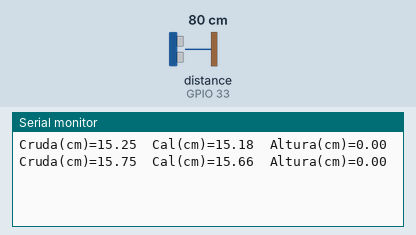
Recording of a sketch running on a simulated ESP32. Shown: the last lines printed to the serial monitor. Wiring (inferred from the names in the program): ultrasonic range finder: trigger GPIO 32; echo GPIO 33. Inputs (shaded band) come from the test bench; at power-on: distance to the obstacle (sensor on GPIO 33) 80 cm. The echo pulse lasts 58.3 µs per cm.

Above: at 1.2 s.
1.3 s: distance to the obstacle (sensor on GPIO 33) set to 2 cm
At 1.74 s:
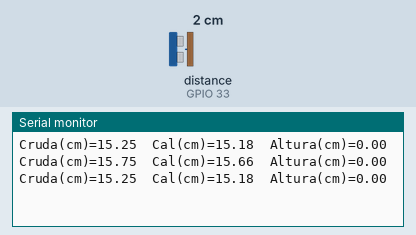
2.8 s: distance to the obstacle (sensor on GPIO 33) set to 18 cm
At 3.03 s:
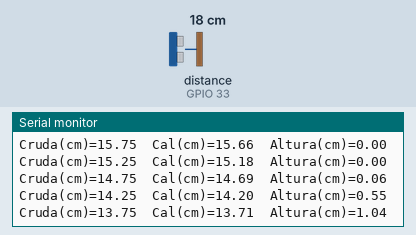
Timing chart, 0 to 5.8 s (numbered marks = the images above; inputs shaded):
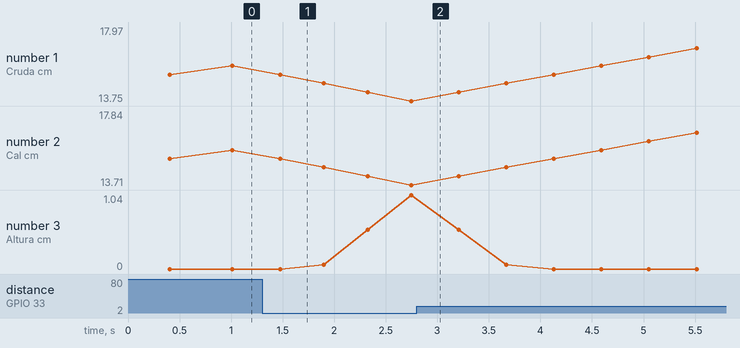

Measured:
- plotted number 1: 15.75 → 13.75 after the input at 1.3 s, 13.75 → 17.97 after the input at 2.8 s
- plotted number 2: 15.66 → 13.71 after the input at 1.3 s, 13.71 → 17.84 after the input at 2.8 s
- plotted number 3: 0 → 1.04 after the input at 1.3 s

The sketch:

Test_Sensor.ino
```cpp
#include <math.h>

const int TRIG = 32;
const int ECHO = 33;

float distancia;
float altura;

const int   N_SAMPLES   = 40;     // ráfaga por ciclo
const int   TIMEOUT_US  = 30000;  // 30 ms
const float MIN_CM      = 1.5;    // rango válido (ajusta a tu tanque)
const float MAX_CM      = 200.0;
const float MAD_K       = 2.5;    // umbral de outliers
const float TRIM_FRAC   = 0.10;   // 10% media recortada
const float EMA_ALPHA   = 0.30;   // suavizado
const float MAX_DELTA   = 0.50;   // cm por ciclo

float distancia_filtrada = 14.75; // estado inicial para EMA

void setup() {
  pinMode(TRIG, OUTPUT);
  pinMode(ECHO, INPUT);
  digitalWrite(TRIG, LOW);
  Serial.begin(9600);
}

void loop() {
  // 1) Distancia robusta (cruda, cm)
  float d_cruda = medirDistanciaRobusta();

  // 2) Distancia calibrada via regresión: y = 4.365*ln(x) - 1.5146
  float d_cal = d_cruda;
  if (d_cruda > 0.01f) {                        // evita log(0)
    d_cal = 0.9773f*(d_cruda) + 0.2722f;    // ln() natural
  }
  if (d_cal < 0) d_cal = 0;                     // recorte a 0 cm

  // 3) Asigna distancia final y calcula altura
  distancia = d_cal;
  altura = 14.75f - distancia;
  if (altura < 0) altura = 0;

  // Log útil
  Serial.print("Cruda(cm)=");    Serial.print(d_cruda, 2);
  Serial.print("  Cal(cm)=");    Serial.print(distancia, 2);
  Serial.print("  Altura(cm)="); Serial.println(altura, 2);

  delay(200);
}

// Función de medición robusta
float medirDistanciaRobusta() {
  // 0.0343 cm/us ≈ velocidad del sonido a ~20–25°C
  const float CM_PER_US = 0.0343;

  float vals[N_SAMPLES];
  int k = 0;

  // 1) Recolectar N lecturas válidas
  for (int i = 0; i < N_SAMPLES; i++) {
    // Trigger
    digitalWrite(TRIG, LOW);
    delayMicroseconds(3);
    digitalWrite(TRIG, HIGH);
    delayMicroseconds(10);
    digitalWrite(TRIG, LOW);

    long t = pulseIn(ECHO, HIGH, TIMEOUT_US); // us
    if (t > 0) {
      float d = (t * CM_PER_US) / 2.0; // ida y vuelta -> /2
      if (d >= MIN_CM && d <= MAX_CM) vals[k++] = d;
    }
    delay(5);
  }

  // Si hay muy pocas válidas, devuelve el último valor estable
  if (k < 5) return distancia_filtrada;

  // 2) Ordenar (inserción; k<=40)
  float sorted[N_SAMPLES];
  for (int i = 0; i < k; i++) sorted[i] = vals[i];
  for (int i = 1; i < k; i++) {
    float key = sorted[i]; int j = i - 1;
    while (j >= 0 && sorted[j] > key) { sorted[j+1] = sorted[j]; j--; }
    sorted[j+1] = key;
  }

  // Mediana
  float med = (k % 2) ? sorted[k/2] : 0.5f*(sorted[k/2-1] + sorted[k/2]);

  // 3) MAD (desviación absoluta mediana)
  float devs[N_SAMPLES];
  for (int i = 0; i < k; i++) {
    float a = vals[i] - med; devs[i] = (a < 0) ? -a : a;
  }
  for (int i = 1; i < k; i++) {
    float key = devs[i]; int j = i - 1;
    while (j >= 0 && devs[j] > key) { devs[j+1] = devs[j]; j--; }
    devs[j+1] = key;
  }
  float mad = (k % 2) ? devs[k/2] : 0.5f*(devs[k/2-1] + devs[k/2]);
  float sigma = (mad > 0) ? 1.4826f * mad : 0.5f;
  float thr = MAD_K * sigma;

  // 4) Filtrar outliers |x - med| <= thr
  float kept[N_SAMPLES]; int m = 0;
  for (int i = 0; i < k; i++) {
    float a = vals[i] - med; if (a < 0) a = -a;
    if (a <= thr) kept[m++] = vals[i];
  }
  if (m < 5) {
    for (int i = 0; i < k; i++) kept[i] = sorted[i];
    m = k;
  }

  // 5) Media recortada (10%)
  for (int i = 1; i < m; i++) {
    float key = kept[i]; int j = i - 1;
    while (j >= 0 && kept[j] > key) { kept[j+1] = kept[j]; j--; }
    kept[j+1] = key;
  }
  int trim = (int)(TRIM_FRAC * m);
  if (trim*2 >= m) trim = (m > 4) ? 1 : 0;
  float sum = 0; int count = 0;
  for (int i = trim; i < m - trim; i++) { sum += kept[i]; count++; }
  float trimmed_mean = (count > 0) ? (sum / count) : med;

  // 6) EMA + límite de cambio por ciclo
  float ema = EMA_ALPHA * trimmed_mean + (1.0f - EMA_ALPHA) * distancia_filtrada;
  float delta = ema - distancia_filtrada;
  if (delta >  MAX_DELTA) ema = distancia_filtrada + MAX_DELTA;
  if (delta < -MAX_DELTA) ema = distancia_filtrada - MAX_DELTA;

  distancia_filtrada = ema;
  return distancia_filtrada;
}
```
